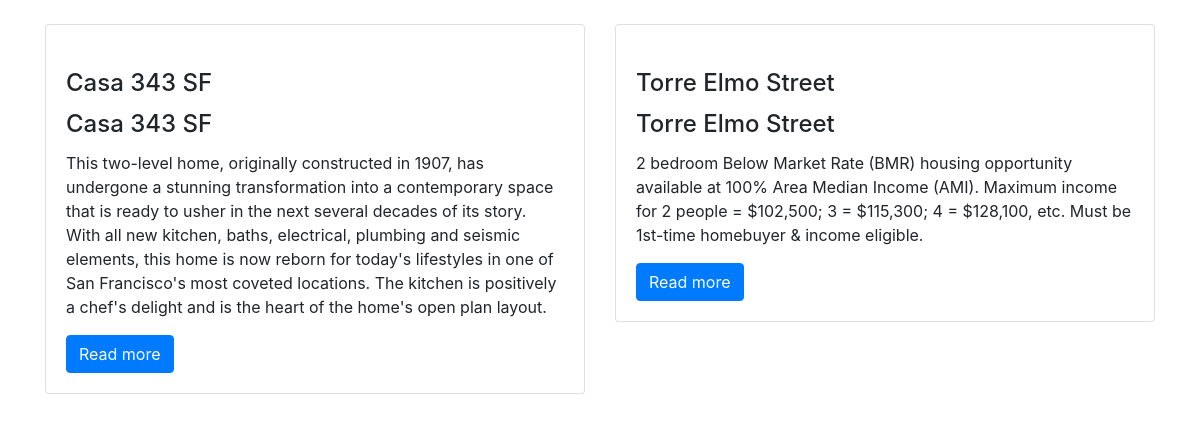
Before: / with the older database file.
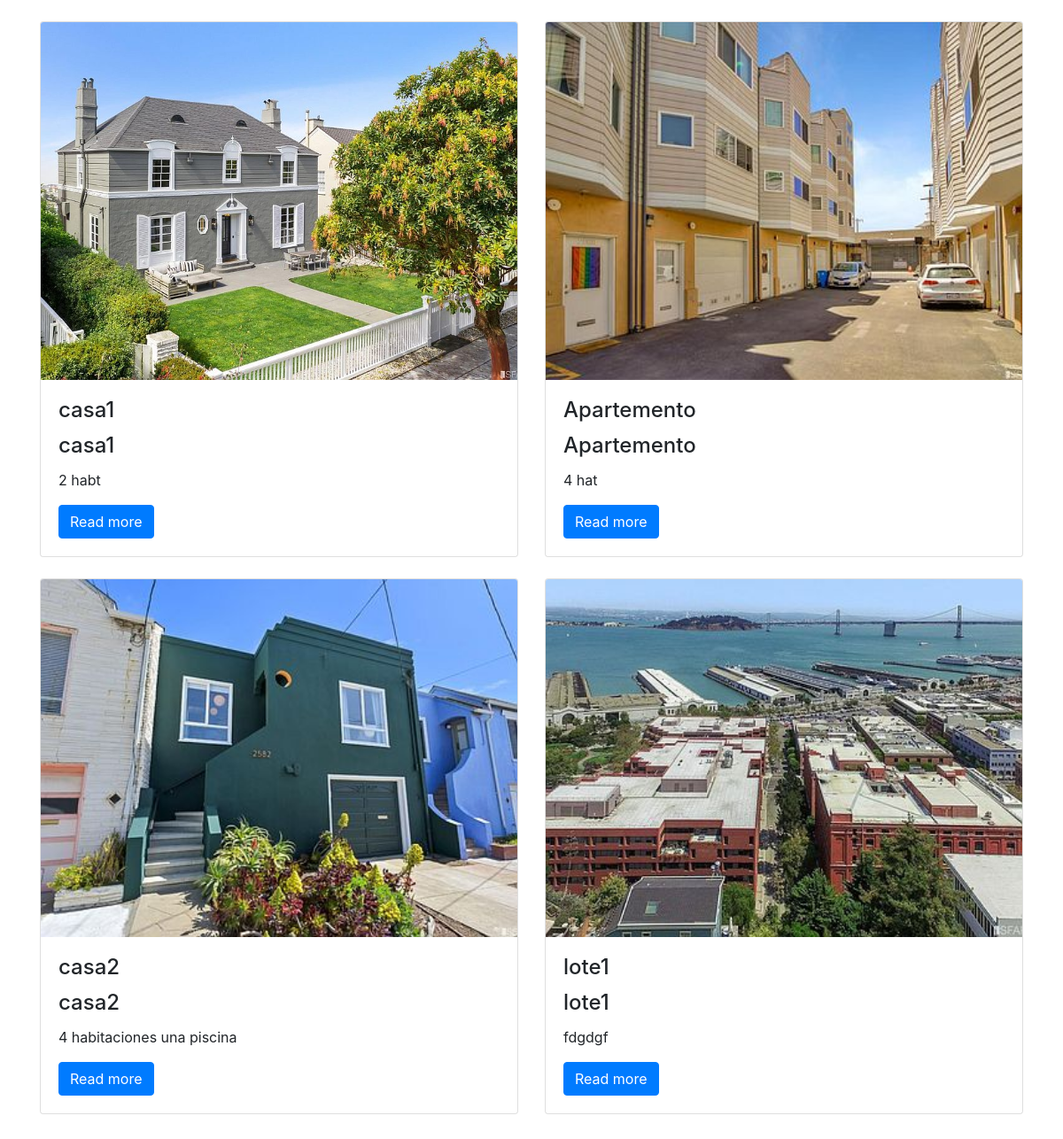
After: the same page with the newer database file.
### posts/models.py (models this page shows, shortened)
class Post(models.Model):
    title = models.CharField(max_length=250)
    description = models.TextField()
    image = models.FileField(upload_to=('here/{}'.format(time.strftime("%Y/%m/%d"))),blank=True)

### posts/views.py (the view)
# urls.py: path('', views.blog_view, name='blog'),
def blog_view(request):
    posts = Post.objects.all()
    return render(request, 'blog.html', {'posts':posts})

### templates/blog.html (shortened to what this page needs)
{% extends 'base.html' %}
{% block content %}
<div class="row row-cols-1 row-cols-md-2">
    {% for post in posts %}
    <div class="col mb-4">
      <div class="card">
        <div class="view overlay">
          <img class="card-img-top" src="{{post.image.url}}" alt="">
        </div>
        <div class="card-body">
          <h4 class="card-title">{{post.title}}</h4>
          <h4 class="card-title">{{post.title}}</h4>
          <p class="card-text">{{post.description}}</p>
          <a href="{% url 'detail' post.id %}" class="btn btn-primary btn-md">Read more</a>
        </div>
      </div>
    </div>
    {% endfor %}
  </div>
{% endblock %}

### templates/base.html (shortened to what this page needs)
<!DOCTYPE html>
<html lang="en">
<head>
    <link rel="stylesheet" href="https://stackpath.bootstrapcdn.com/bootstrap/4.4.1/css/bootstrap.min.css">
</head>
<body>
    <div class="container py-4">
        {% block content %}
        {% endblock %}
    </div>
</body>
</html>

Changed rows visible on the page:
removed Post: title "Casa 343 SF", description "This two-level home, originally constructed in 1907, has undergone a stunning transformation into a contemporary space that is ready to usher in the next several decades of its story. With all new kitchen, baths, electrical, plumbing and seismic elements, this home is now reborn for today's lifestyles in one of San Francisco's most coveted locations. The kitchen is positively a chef's delight and is the heart of the home's open plan layout."
removed Post: title "Torre Elmo Street", description "2 bedroom Below Market Rate (BMR) housing opportunity available at 100% Area Median Income (AMI). Maximum income for 2 people = $102,500; 3 = $115,300; 4 = $128,100, etc. Must be 1st-time homebuyer & income eligible."
added Post: image (picture), title "casa1", description "2 habt"
added Post: image (picture), title "Apartemento", description "4 hat"
added Post: image (picture), title "casa2", description "4 habitaciones una piscina"
added Post: image (picture), title "lote1", description "fdgdgf"
